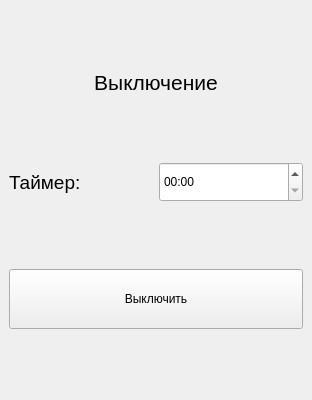
<?xml version="1.0" encoding="UTF-8"?>
<ui version="4.0">
 <class>MainWindow</class>
 <widget class="QMainWindow" name="MainWindow">
  <property name="geometry">
   <rect>
    <x>0</x>
    <y>0</y>
    <width>312</width>
    <height>400</height>
   </rect>
  </property>
  <property name="windowTitle">
   <string>SParent</string>
  </property>
  <property name="windowIcon">
   <iconset>
    <normaloff>icon.png</normaloff>icon.png</iconset>
  </property>
  <widget class="QWidget" name="centralwidget">
   <layout class="QVBoxLayout" name="verticalLayout">
    <item>
     <widget class="QLabel" name="label_2">
      <property name="sizePolicy">
       <sizepolicy hsizetype="Preferred" vsizetype="Fixed">
        <horstretch>0</horstretch>
        <verstretch>0</verstretch>
       </sizepolicy>
      </property>
      <property name="font">
       <font>
        <pointsize>16</pointsize>
       </font>
      </property>
      <property name="text">
       <string>Выключение</string>
      </property>
      <property name="alignment">
       <set>Qt::AlignCenter</set>
      </property>
     </widget>
    </item>
    <item>
     <layout class="QHBoxLayout" name="horizontalLayout">
      <item>
       <widget class="QLabel" name="label">
        <property name="font">
         <font>
          <pointsize>14</pointsize>
         </font>
        </property>
        <property name="text">
         <string>Таймер:</string>
        </property>
        <property name="alignment">
         <set>Qt::AlignLeading|Qt::AlignLeft|Qt::AlignVCenter</set>
        </property>
       </widget>
      </item>
      <item>
       <widget class="QTimeEdit" name="timeEdit">
        <property name="minimumSize">
         <size>
          <width>0</width>
          <height>40</height>
         </size>
        </property>
        <property name="displayFormat">
         <string>HH:mm</string>
        </property>
       </widget>
      </item>
     </layout>
    </item>
    <item>
     <widget class="QPushButton" name="pushButton">
      <property name="minimumSize">
       <size>
        <width>0</width>
        <height>60</height>
       </size>
      </property>
      <property name="text">
       <string>Выключить</string>
      </property>
     </widget>
    </item>
   </layout>
  </widget>
 </widget>
 <resources/>
 <connections/>
</ui>
